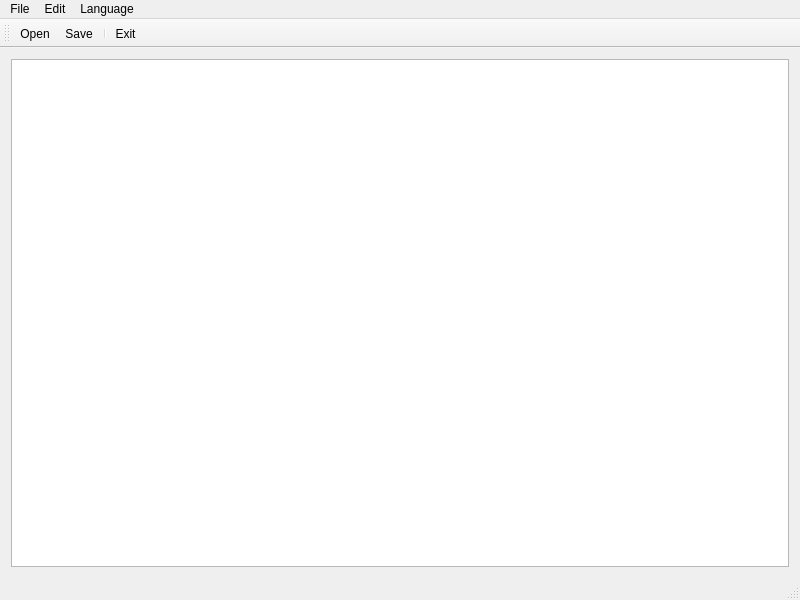
<?xml version="1.0" encoding="UTF-8"?>
<ui version="4.0">
 <class>MainWindow</class>
 <widget class="QMainWindow" name="MainWindow">
  <property name="geometry">
   <rect>
    <x>0</x>
    <y>0</y>
    <width>800</width>
    <height>600</height>
   </rect>
  </property>
  <property name="sizePolicy">
   <sizepolicy hsizetype="Preferred" vsizetype="Preferred">
    <horstretch>0</horstretch>
    <verstretch>0</verstretch>
   </sizepolicy>
  </property>
  <property name="minimumSize">
   <size>
    <width>800</width>
    <height>600</height>
   </size>
  </property>
  <property name="windowTitle">
   <string>My_3d_lab[*]</string>
  </property>
  <widget class="QWidget" name="centralWidget">
   <layout class="QGridLayout" name="gridLayout">
    <item row="0" column="0">
     <widget class="QTreeView" name="treeView"/>
    </item>
   </layout>
  </widget>
  <widget class="QMenuBar" name="menuBar">
   <property name="geometry">
    <rect>
     <x>0</x>
     <y>0</y>
     <width>800</width>
     <height>26</height>
    </rect>
   </property>
   <widget class="QMenu" name="menuFile">
    <property name="title">
     <string>File</string>
    </property>
    <addaction name="actionOpen"/>
    <addaction name="actionSave"/>
    <addaction name="actionExit"/>
   </widget>
   <widget class="QMenu" name="menuEdit">
    <property name="title">
     <string>Edit</string>
    </property>
    <addaction name="actionEdit"/>
    <addaction name="actionAdd_artist"/>
    <addaction name="actionAdd_album"/>
    <addaction name="actionAdd_track"/>
    <addaction name="actionDelete"/>
   </widget>
   <widget class="QMenu" name="menuLanguage">
    <property name="title">
     <string>Language</string>
    </property>
    <addaction name="actionRu"/>
    <addaction name="actionEn"/>
   </widget>
   <addaction name="menuFile"/>
   <addaction name="menuEdit"/>
   <addaction name="menuLanguage"/>
  </widget>
  <widget class="QToolBar" name="mainToolBar">
   <attribute name="toolBarArea">
    <enum>TopToolBarArea</enum>
   </attribute>
   <attribute name="toolBarBreak">
    <bool>false</bool>
   </attribute>
   <addaction name="actionOpen"/>
   <addaction name="actionSave"/>
   <addaction name="separator"/>
   <addaction name="actionExit"/>
  </widget>
  <widget class="QStatusBar" name="statusBar"/>
  <action name="actionOpen">
   <property name="icon">
    <iconset resource="res.qrc">
     <normaloff>:/new/prefix1/icons/icoOpen-48.png</normaloff>:/new/prefix1/icons/icoOpen-48.png</iconset>
   </property>
   <property name="text">
    <string>Open</string>
   </property>
   <property name="shortcut">
    <string>Ctrl+O</string>
   </property>
  </action>
  <action name="actionSave">
   <property name="icon">
    <iconset resource="res.qrc">
     <normaloff>:/new/prefix1/icons/icoSave-48.png</normaloff>:/new/prefix1/icons/icoSave-48.png</iconset>
   </property>
   <property name="text">
    <string>Save</string>
   </property>
   <property name="shortcut">
    <string>Ctrl+S</string>
   </property>
  </action>
  <action name="actionExit">
   <property name="icon">
    <iconset resource="res.qrc">
     <normaloff>:/new/prefix1/icons/icoExit-48.png</normaloff>:/new/prefix1/icons/icoExit-48.png</iconset>
   </property>
   <property name="text">
    <string>Exit</string>
   </property>
   <property name="shortcut">
    <string>Ctrl+W</string>
   </property>
  </action>
  <action name="actionEdit">
   <property name="icon">
    <iconset resource="res.qrc">
     <normaloff>:/new/prefix1/icons/icoEdit-48.png</normaloff>:/new/prefix1/icons/icoEdit-48.png</iconset>
   </property>
   <property name="text">
    <string>Edit</string>
   </property>
   <property name="shortcut">
    <string>Ctrl+E</string>
   </property>
  </action>
  <action name="actionAdd_artist">
   <property name="icon">
    <iconset resource="res.qrc">
     <normaloff>:/new/prefix1/icons/icoAddArtist-50.png</normaloff>:/new/prefix1/icons/icoAddArtist-50.png</iconset>
   </property>
   <property name="text">
    <string>Add artist</string>
   </property>
  </action>
  <action name="actionAdd_album">
   <property name="icon">
    <iconset resource="res.qrc">
     <normaloff>:/new/prefix1/icons/icoAddAlbum-50.png</normaloff>:/new/prefix1/icons/icoAddAlbum-50.png</iconset>
   </property>
   <property name="text">
    <string>Add album</string>
   </property>
  </action>
  <action name="actionAdd_track">
   <property name="icon">
    <iconset resource="res.qrc">
     <normaloff>:/new/prefix1/icons/icoAddTrack-50.png</normaloff>:/new/prefix1/icons/icoAddTrack-50.png</iconset>
   </property>
   <property name="text">
    <string>Add track</string>
   </property>
  </action>
  <action name="actionDelete">
   <property name="icon">
    <iconset resource="res.qrc">
     <normaloff>:/new/prefix1/icons/icoDelete-50.png</normaloff>:/new/prefix1/icons/icoDelete-50.png</iconset>
   </property>
   <property name="text">
    <string>Delete</string>
   </property>
   <property name="shortcut">
    <string>Ctrl+X</string>
   </property>
  </action>
  <action name="actionChange_language">
   <property name="text">
    <string>Change language ru/en</string>
   </property>
  </action>
  <action name="actionRu">
   <property name="text">
    <string>Russian</string>
   </property>
  </action>
  <action name="actionEn">
   <property name="text">
    <string>English</string>
   </property>
  </action>
 </widget>
 <layoutdefault spacing="6" margin="11"/>
 <resources>
  <include location="res.qrc"/>
 </resources>
 <connections/>
</ui>
